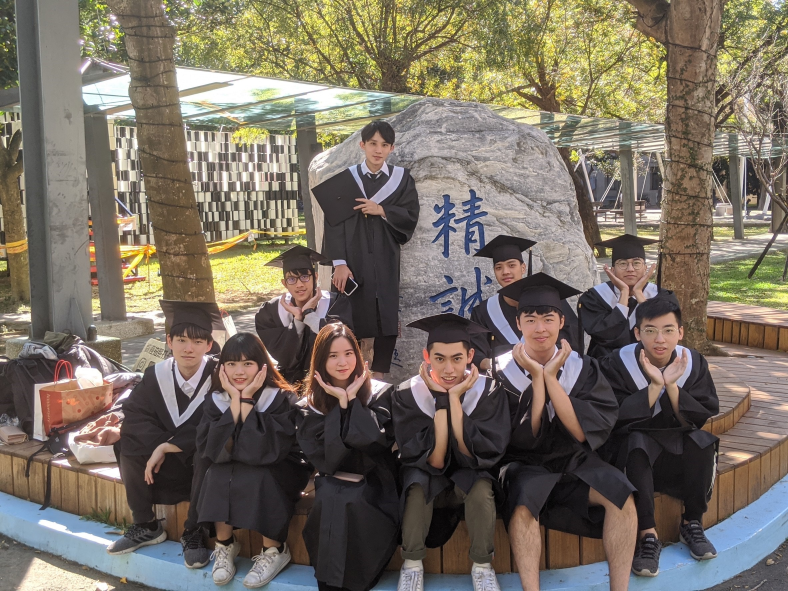
#> input picture Face_Detection/faces.jpg, 2364 x 1773 px (shown at 1/3 size)
$ python Face_Detection.py
#> lines starting #> are read from the running program, lines starting #| are printed output that depends on the picture
import cv2
import matplotlib.pyplot as plt
import numpy as np

image = cv2.imread('faces.jpg')
#> image is the input picture: shape (1773, 2364, 3); mean B, G, R 98.1, 110.1, 119.1
image = cv2.resize(image, (1280, 960))
#> image: shape (960, 1280, 3)
gray = cv2.cvtColor(image, cv2.COLOR_BGR2GRAY)
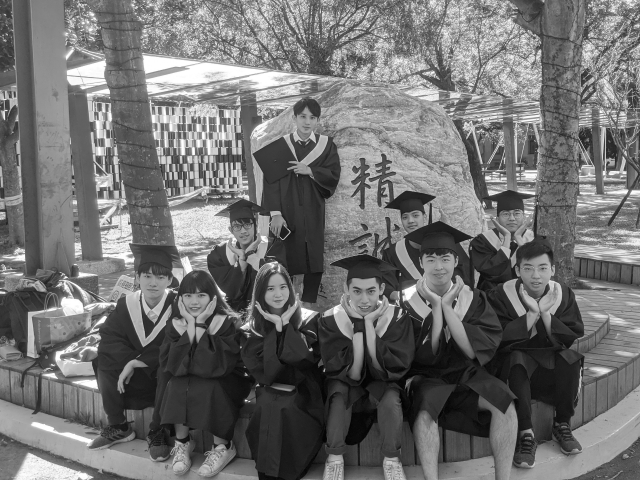
#> gray: shape (960, 1280) (shown at 1/2 size); min 0, max 255, mean 111.3

faceCascade = cv2.CascadeClassifier('haarcascade_frontalface_default.xml')
faces = faceCascade.detectMultiScale(
    gray,
    scaleFactor = 1.15,
    minNeighbors = 3,
    minSize = (5, 5)
    )
#> faces = [[426, 890, 30, 30], [586, 213, 56, 56], [795, 414, 50, 50], [994, 406, 55, 55], [523, 553, 62, 62], [657, 264, 69, 69], [355, 565, 69, 69], [1032, 507, 77, 77], [687, 551, 82, 82], [70, 264, 78, 78], [834, 492, 77, 77]]

print('發現{}個人臉'.format(len(faces)))
#| 發現11個人臉

for (x, y, w, h) in faces:
    cv2.rectangle(image, (x, y), (x + w, y + h), (0, 255, 0), 1)
#> this loop made 11 passes
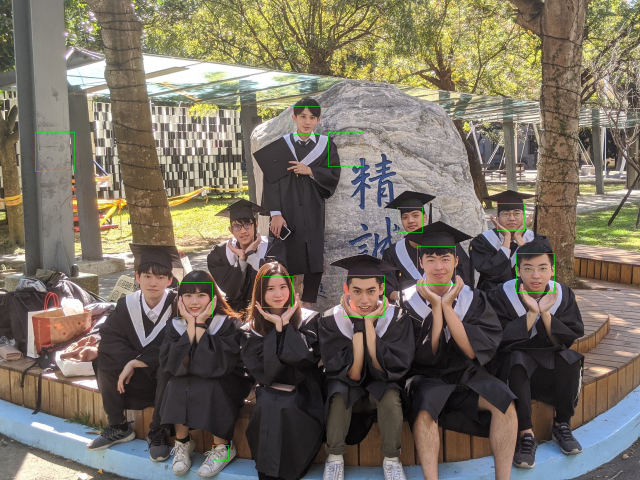
#> image: shape (960, 1280, 3) (shown at 1/2 size); mean B, G, R 97.7, 110.4, 118.8

cv2.imshow("detect", image)
cv2.waitKey(0)
cv2.destroyAllWindows()

cv2.imwrite('results.jpg', image)
